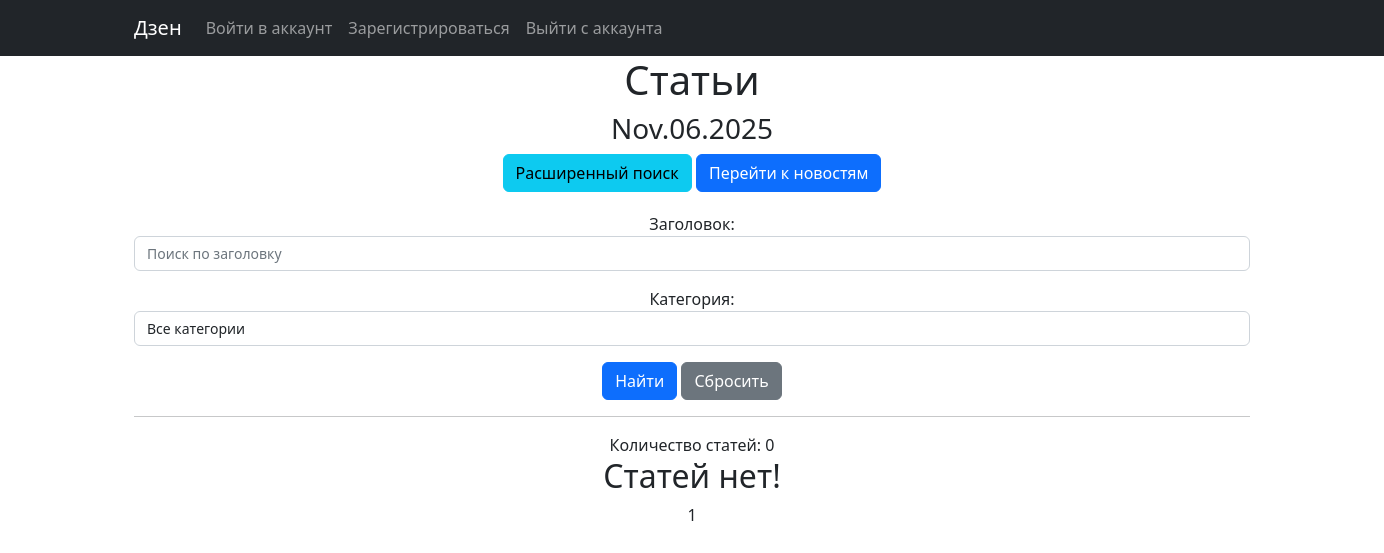
The app's page /news/articles/, older data.
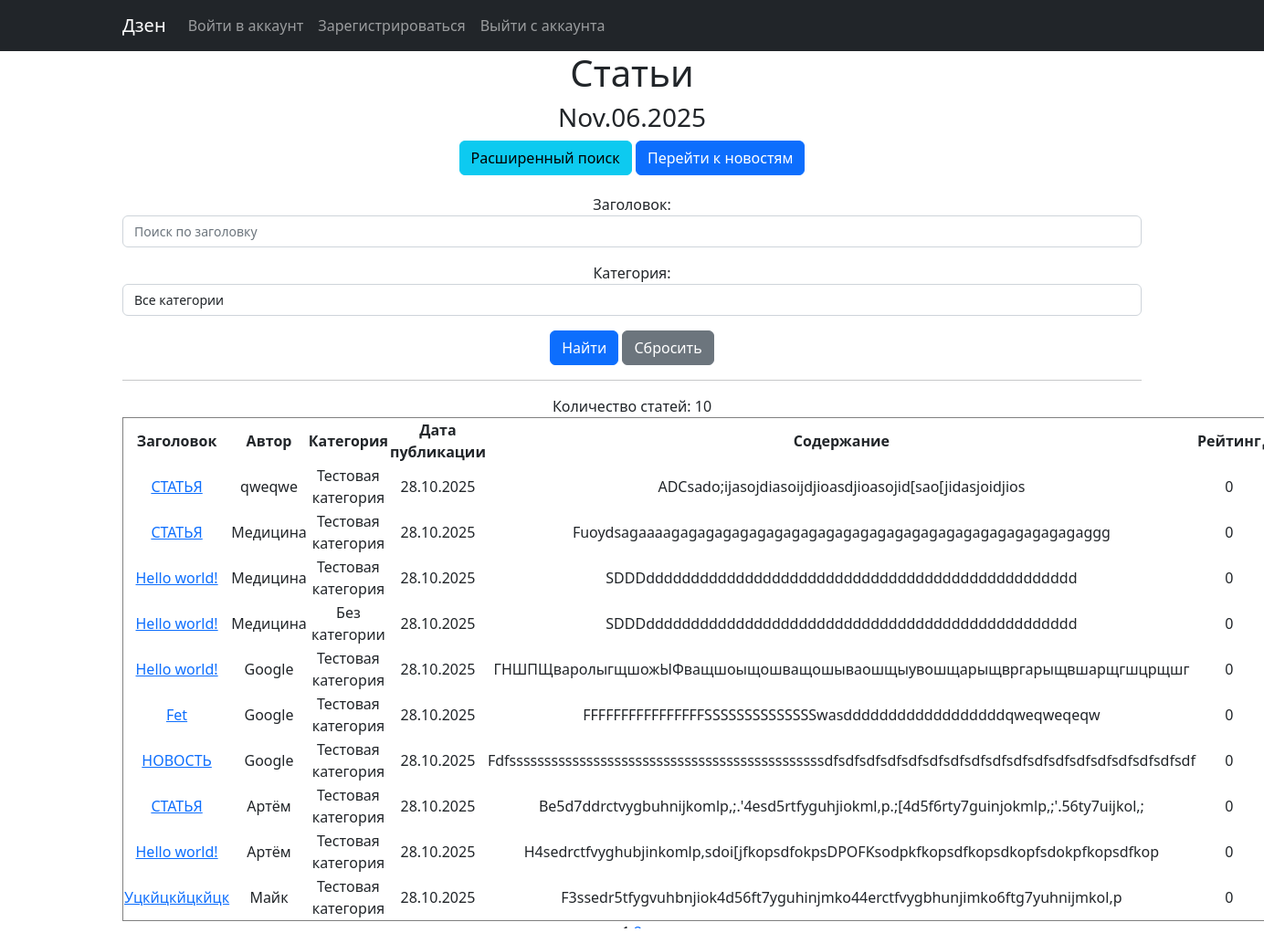
The same page, newer data.
### news/models.py (models this page shows, shortened)
class Post(models.Model):
    ARTICLE = 'AR'
    NEWS = 'NW'
    POST_TYPES = [
        (ARTICLE, 'Статья'),
        (NEWS, 'Новость'),
    ]
    author = models.ForeignKey(Author, on_delete=models.CASCADE)
    post_type = models.CharField(max_length=2, choices=POST_TYPES, default=ARTICLE)
    created_at = models.DateTimeField(auto_now_add=True)
    categories = models.ManyToManyField('Category', through='PostCategory')
    title = models.CharField(max_length=255)
    content = models.TextField()
    rating = models.IntegerField(default=0)

class Author(models.Model):
    user = models.OneToOneField(User, on_delete=models.CASCADE)
    name = models.CharField(max_length=100)
    rating = models.IntegerField(default=0)

class Category(models.Model):
    name = models.CharField(max_length=255, unique=True)
    subscribers = models.ManyToManyField(User, through='Subscription', related_name='subscribed_categories', blank=True)
    def __str__(self):
        return self.name

### news/views.py (the view)
# urls.py: path('articles/', cache_page(60*5)(ArticlesListView.as_view()), name='articles_list'),
class ArticlesListView(ListView):
    model = Post
    ordering = ['-created_at']
    template_name = 'articles.html'
    context_object_name = 'articles'
    paginate_by = 10
    def get_queryset(self):
        queryset = super().get_queryset().filter(post_type='AR')
        self.filterset = PostFilter(self.request.GET, queryset)
        return self.filterset.qs
    def get_context_data(self, **kwargs):
        context = super().get_context_data(**kwargs)
        context['filterset'] = self.filterset
        return context

### news/templatetags/censor_filter.py (called while the page is built)
@register.filter()
def censor(value):
    if not isinstance(value, str):
        return value
    words = value.split()
    censored_words = []
    for word in words:
        original_word = word
        word_lower = word.lower()
        is_bad = False
        for bad_word in BAD_WORDS:
            if bad_word in word_lower:
                is_bad = True
                break
        if is_bad and len(original_word) > 1:
            censored_word = original_word[0] + '*' * (len(original_word) - 1)
            censored_words.append(censored_word)
        else:
            censored_words.append(original_word)
    return ' '.join(censored_words)

### news/templatetags/custom_tags.py (called while the page is built)
@register.simple_tag()
def current_time(format_string='%m %d %Y H:i'):
   return datetime.utcnow().strftime(format_string)

@register.simple_tag(takes_context=True)
def url_replace(context, **kwargs):
   d = context['request'].GET.copy()
   for k, v in kwargs.items():
       d[k] = v
   return d.urlencode()

### templates/articles.html (shortened to what this page needs)
{% extends 'flatpages/default.html' %}
{% load custom_tags %}
{% load tz %}
{% load censor_filter %}
{% block content %}
    <h1>Статьи</h1>
    <h3>{% current_time '%b.%d.%Y' %}</h3>
    <div style="margin-bottom: 20px;">
        <a href="{% url 'news_search' %}" class="btn btn-info">Расширенный поиск</a>
        <a href="{% url 'news_list' %}" class="btn btn-primary">Перейти к новостям</a>
    </div>
    <form method="GET">
        {{ filterset.form.as_p }}
        <button type="submit" class="btn btn-primary">Найти</button>
        <a href="?" class="btn btn-secondary">Сбросить</a>
    </form>
    <hr>
    Количество статей: {{ articles|length }}
    {% if articles %}
        <table border="1">
            <tr>
                <th>Заголовок</th>
                <th>Автор</th>
                <th>Категория</th>
                <th>Дата публикации</th>
                <th>Содержание</th>
                <th>Рейтинг</th>
                <th>Действия</th>
            </tr>
            {% for article in articles %}
            <tr>
                <td><a href="{% url 'post_detail' article.id %}">{{ article.title|censor }}</a></td>
                <td>{{ article.author.name }}</td>
                <td>
                    {% for category in article.categories.all %}
                        {{ category.name }}{% if not forloop.last %}, {% endif %}
                    {% empty %}
                        Без категории
                    {% endfor %}
                </td>
                <td>{{ article.created_at|date:"d.m.Y" }}</td>
                <td>{{ article.content|truncatewords:20|censor }}</td>
                <td>{{ article.rating }}</td>
                <td>
                </td>
            </tr>
            {% endfor %}
        </table>
    {% else %}
        <h2>Статей нет!</h2>
    {% endif %}
    {{ page_obj.number }}
    {% if page_obj.has_next %}
        <a href="?{% url_replace page=page_obj.next_page_number %}">{{ page_obj.next_page_number }}</a>
    {% endif %}
{% endblock content %}

Row changes from the older to the newer data that the page shows:
added Post: title|censor "СТАТЬЯ", author.name "qweqwe", created_at "28.10.2025", content|censor "ADCsado;ijasojdiasoijdjioasdjioasojid[sao[jidasjoidjios", rating "0"
added Category: name "Тестовая категория"
added Post: title|censor "СТАТЬЯ", author.name "Медицина", created_at "28.10.2025", content|censor "Fuoydsagaaaagagagagagagagagagagagagagagagagagagagagagagagagaggg", rating "0"
added Post: title|censor "Hello world!", author.name "Медицина", created_at "28.10.2025", content|censor "SDDDdddddddddddddddddddddddddddddddddddddddddddddddd", rating "0"
added Post: title|censor "Hello world!", author.name "Медицина", created_at "28.10.2025", content|censor "SDDDdddddddddddddddddddddddddddddddddddddddddddddddd", rating "0"
added Post: title|censor "Hello world!", author.name "Google", created_at "28.10.2025", content|censor "ГНШПЩваролыгщшожЫФващшоыщошващошываошщыувошщарыщвргарыщвшарщгшцрщшг", rating "0"
added Post: title|censor "Fet", author.name "Google", created_at "28.10.2025", content|censor "FFFFFFFFFFFFFFFFSSSSSSSSSSSSSSwasddddddddddddddddddqweqweqeqw", rating "0"
added Post: title|censor "НОВОСТЬ", author.name "Google", created_at "28.10.2025", content|censor "Fdfsssssssssssssssssssssssssssssssssssssssssssssdfsdfsdfsdfsdfsdfsdfsdfsdfsdfsdfsdfsdfsdfsdfsdfsdfsdf", rating "0"
added Post: title|censor "СТАТЬЯ", author.name "Артём", created_at "28.10.2025", content|censor "Be5d7ddrctvygbuhnijkomlp,;.'4esd5rtfyguhjiokml,p.;[4d5f6rty7guinjokmlp,;'.56ty7uijkol,;", rating "0"
added Post: title|censor "Hello world!", author.name "Артём", created_at "28.10.2025", content|censor "H4sedrctfvyghubjinkomlp,sdoi[jfkopsdfokpsDPOFKsodpkfkopsdfkopsdkopfsdokpfkopsdfkop", rating "0"
added Post: title|censor "Уцкйцкйцкйцк", author.name "Майк", created_at "28.10.2025", content|censor "F3ssedr5tfygvuhbnjiok4d56ft7yguhinjmko44erctfvygbhunjimko6ftg7yuhnijmkol,p", rating "0"
Text that changed along with them:
{{ articles|length }}: "0" → "10"
{{ page_obj.next_page_number }}: (not shown) → "2"
text no longer shown: "Статей нет!"
text now shown: "Заголовок Автор Категория Дата публикации Содержание Рейтинг"
